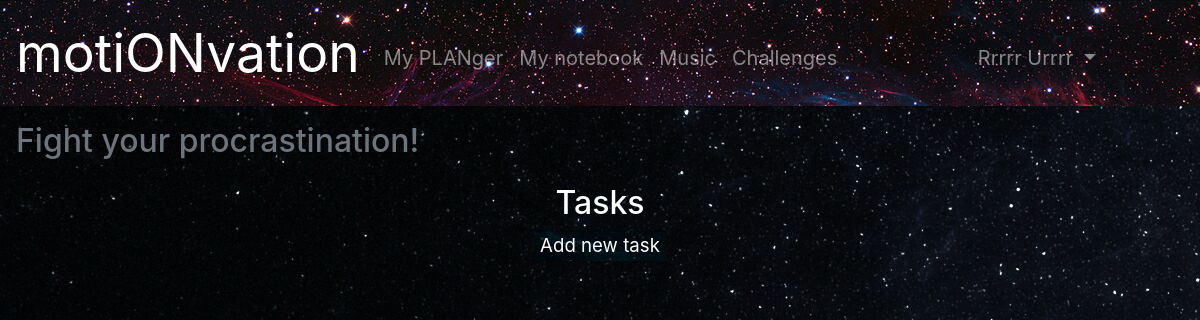
Page /tasks (signed in) on the earlier database version.
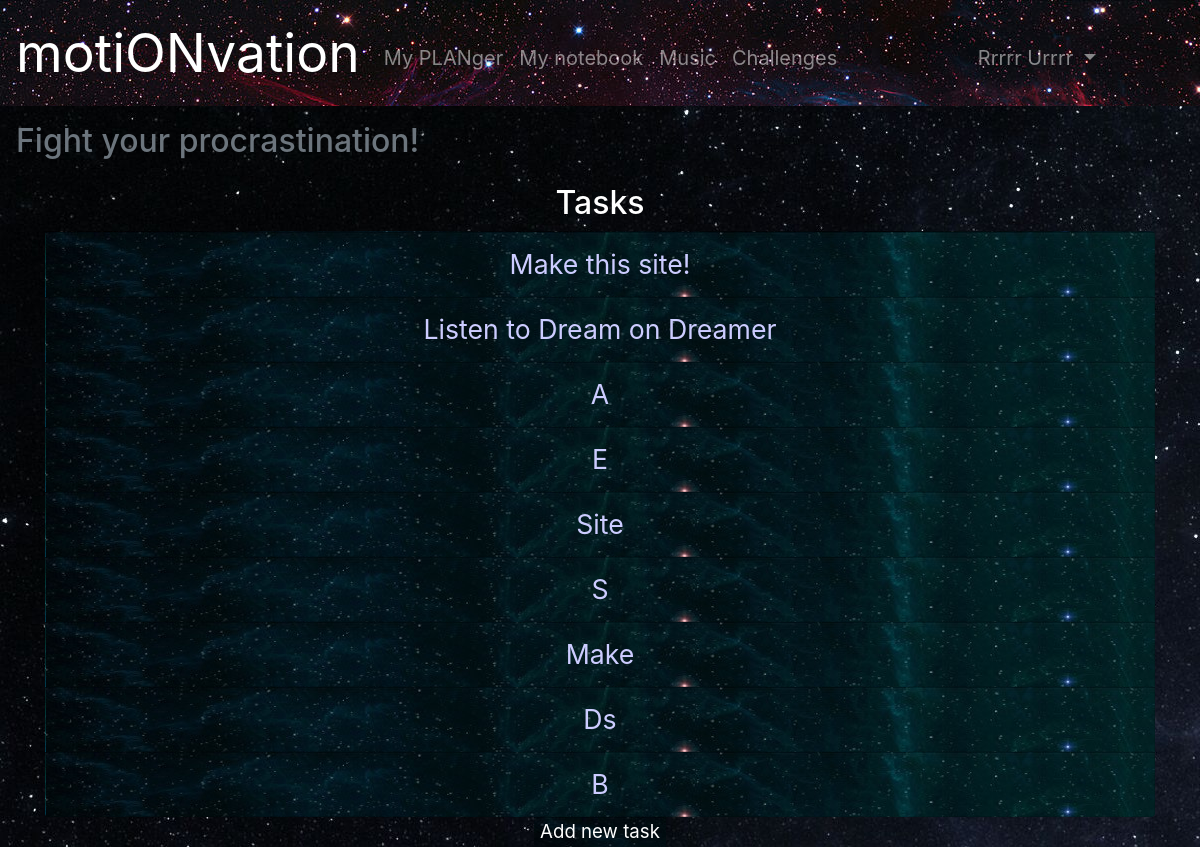
Same page on the later database version.
### motionvation/data/models/tasks.py (models this page shows)
class Task(SqlAlchemyBase, SerializerMixin):
    __tablename__ = 'tasks'
    id = Column(Integer, primary_key=True, autoincrement=True)
    title = Column(String, nullable=True)
    description = Column(String, nullable=True)
    priority = Column(String, nullable=True)
    category_id = Column(Integer, ForeignKey('categories.id'))
    user_id = Column(Integer, ForeignKey('users.id'))
    user = orm.relation('User')
    category = orm.relation('Category')

### motionvation/application.py (the view)
@app.route('/tasks')
@login_required
def tasks():
    db = db_session.create_session()
    tasks = db.query(Task).filter(Task.user == current_user).all().copy()
    return render_template('tasks.html', tasks=tasks, useracc=(current_user.name + ' ' + current_user.surname))

### motionvation/application.py (called while the page is built)
@login_manager.user_loader
def load_user(user_id):
    db = db_session.create_session()
    return db.query(User).get(user_id)

### motionvation/data/db_session.py (called while the page is built)
def create_session() -> orm.Session:
    global __factory
    return __factory()

### motionvation/templates/tasks.html
{% extends 'base.html' %}
{% block content %}
<main class='text-center'>
        <h2>Tasks</h2>
        <div class="container">
        <ul class="list-group">
            {% for task in tasks %}
            <li class="list-group-item list-group-flush list-group-color"><a href="tasks/{{ task.id }}"  class="note-manual">{{ task.title }}</a></li>
            {% endfor %}
        </ul>
            <button class="button-note"><a href="/select_category" class='button-note-text'>Add new task</a></button>
        </div>
    </main>
{% endblock %}

### motionvation/templates/base.html (shortened to what this page needs)
<!doctype html>
<html lang="ru">
<head>
    <link rel="stylesheet" href="https://stackpath.bootstrapcdn.com/bootstrap/4.4.1/css/bootstrap.min.css">
    <link rel="stylesheet" href="{{ url_for('static', filename='css/style19.css') }}">
</head>
<body>
    <nav class="navbar navbar-dark  navbar-expand-lg" style="background: url(../static/img/4.jpg)">
        <a class="navbar-brand ssilka" href="/">motiONvation</a>
        <div class="collapse navbar-collapse">
            {% if current_user.is_authenticated %}
            <ul class="navbar-nav mr-auto">
                <li class="nav-item">
                    <a class="nav-link" href='/planger'>My PLANger</a>
                </li>
                <li class="nav-item">
                    <a class="nav-link" href='/mynotes'>My notebook</a>
                </li>
                <li class="nav-item">
                    <a class="nav-link" href='/music'>Music</a>
                </li>
                <li class="nav-item">
                    <a class="nav-link" href='/challenges'>Challenges</a>
                </li>
            </ul>
            <ul class="navbar-nav ml-auto">
                <li class="nav-item nav-item-acc dropdown">
                    <a class="nav-link dropdown-toggle" href="#" id="navbardrop" data-toggle="dropdown">
                        {{ useracc }}
                    </a>
                </li>
            </ul>
                {% endif %}
        </div>
    </nav>
    <h2 class="p-3 text-muted">Fight your procrastination!</h2>
    <main class="container-fluid">
        {% block content %}
        {% endblock %}
</body>
</html>

### motionvation/static/css/style19.css (style rules this page uses)
body { background: url(../img/7.jpg); color: #fff; }
.ssilka { font-size: 40pt; }
.nav-link { font-size: 15pt; margin-top: 10px; }
.note-manual { color: #ccf; font-size: 20pt; }
.list-group-color { background: url(../img/1.jpg); }
.button-note-text { color: #fff; font-size: 14pt; text-decoration: none; }
.button-note { background: url(../img/1.jpg); border: none; }
.nav-item-acc { margin-right: 80px; }

Differences in the rows shown:
added Task: title "Make this site!"
added Task: title "Listen to Dream on Dreamer"
added Task: title "A"
added Task: title "E"
added Task: title "Site"
added Task: title "S"
added Task: title "Make"
added Task: title "Ds"
added Task: title "B"
